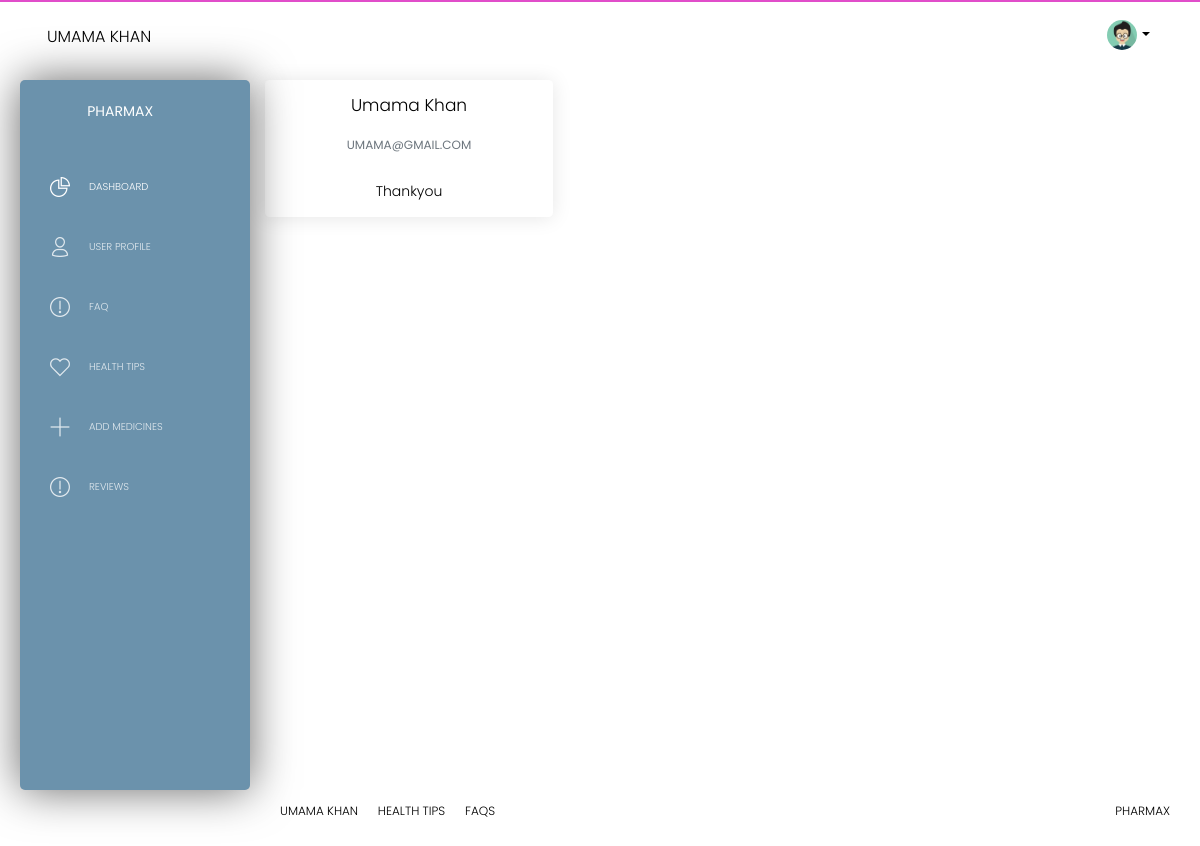
Screenshot of /Ecom/admin/reviews.php (signed in) with the database file from the repository.
### tables this page shows
CREATE TABLE `register` (
  `id` int(11) NOT NULL,
  `name` varchar(400) DEFAULT NULL,
  `email` varchar(400) DEFAULT NULL,
  `pass` varchar(400) DEFAULT NULL,
  `gen` varchar(400) DEFAULT NULL,
  `pnum` varchar(400) DEFAULT NULL,
  `image` varchar(400) DEFAULT NULL,
  `dob` varchar(400) DEFAULT NULL,
  `city` varchar(400) DEFAULT NULL,
  `nic` varchar(400) DEFAULT NULL,
  `des` varchar(800) DEFAULT NULL,
  `date` timestamp NOT NULL DEFAULT current_timestamp(),
  `country_id` int(11) DEFAULT NULL
);

CREATE TABLE `reviews` (
  `id` int(11) NOT NULL,
  `name` varchar(255) DEFAULT NULL,
  `email` varchar(255) DEFAULT NULL,
  `message` varchar(1055) DEFAULT NULL
);

### Ecom/admin/reviews.php (the view, shortened to what this page needs)
<?php
if(isset($_SESSION['id'])) {
  $id = $_SESSION['id'];
?>
<!DOCTYPE html>
<html lang="en">
<head>
  <link rel="stylesheet" href="https://cdnjs.cloudflare.com/ajax/libs/font-awesome/6.6.0/css/all.min.css" />
  <link href="assets/css/nucleo-icons.css" rel="stylesheet" />
  <link href="assets/css/black-dashboard.css?v=1.0.0" rel="stylesheet" />
  <link href="assets/demo/demo.css" rel="stylesheet" />
</head>
<body>
<div class="wrapper">
  <?php require('components/sidebar.php')?>
    <div class="main-panel">
      <?php require('components/navbar.php')?>
    <div class="content">
      <div class="row   text-center" >
        <?php
        $query="SELECT * FROM `reviews` ";
        $result = mysqli_query($con,$query);
        while($data =mysqli_fetch_assoc($result)){
        ?>
      <div class="card  " style="width: 18rem;">
  <div class="card-body">
    <h4 class="card-title" style="color:black;"><?php echo $data['name']?></h>
    <br>
    <br>
    <h6 class="card-subtitle mb-2 text-muted"><?php echo $data['email']?></h6>
    <br>
    <p class="card-text"><?php echo $data['message']?></p>
  </div>
</div>
<?php } ?>
</div>
</div>
              </div>
      <?php require('components/footer.php')?>
</div>
</body>
</html>
<?php } else { header('location:login.php'); } ?>

### Ecom/admin/components/navbar.php (shortened to what this page needs)
<?php require('../connect.php');
   $query = "SELECT * FROM register Where id = '$id' ";
   $res =  mysqli_query($con,$query);
   $data = mysqli_fetch_assoc($res);
?>
<nav class="navbar navbar-expand-lg navbar-absolute navbar-transparent">
        <div class="container-fluid">
          <div class="navbar-wrapper">
            <a class="navbar-brand" href="javascript:void(0)"><?php echo $data['name'] ?></a>
          </div>
          <div class="collapse navbar-collapse" id="navigation">
            <ul class="navbar-nav ml-auto">
              <li class="dropdown nav-item">
                <a href="#" class="dropdown-toggle nav-link" data-toggle="dropdown">
                  <div class="photo">
                    <img src="assets/img/anime3.png" alt="Profile Photo">
                  </div>
                  <b class="caret d-none d-lg-block d-xl-block"></b>
                </a>
              </li>
            </ul>
          </div>
        </div>
      </nav>

### Ecom/admin/components/footer.php (shortened to what this page needs)
<?php require('../connect.php');
   $query = "SELECT * FROM register Where id = '$id' ";
   $res =  mysqli_query($con,$query);
   $data = mysqli_fetch_assoc($res);
?>
<footer class="footer">
  <div class="container-fluid">
    <ul class="nav">
      <li class="nav-item">
        <a href="javascript:void(0)" class="nav-link footer-link">
          <?php echo $data['name'] ?>
        </a>
      </li>
      <li class="nav-item">
        <a href="javascript:void(0)" class="nav-link footer-link">
          Health Tips
        </a>
      </li>
      <li class="nav-item">
        <a href="javascript:void(0)" class="nav-link footer-link">
          FAQs
        </a>
      </li>
    </ul>
    <div class="copyright">
       made with <i class="tim-icons icon-heart-2"></i> by
      <a href="javascript:void(0)" target="_blank" class="footer-link">PHARMAX</a>
    </div>
  </div>
</footer>

### Ecom/admin/components/footer.php (style rules this page uses)
.footer-link { color: black !important; text-decoration: none; }
.copyright { color: black; }

### rows the page displays
register: name "UMAMA KHAN"
reviews: name "Umama Khan", email "UMAMA@GMAIL.COM", message "Thankyou"
